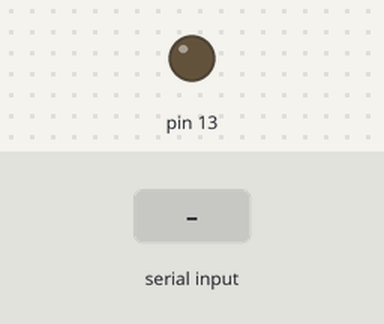
This sketch was run on a simulated Arduino Uno, built with avr-gcc and run on an emulated ATmega328P. Parts: output pins drawn as LEDs (lit = HIGH). Inputs (shaded band) come from the test bench.

Above: at 1.2 s.
1.3 s: "1" received over Serial
At 1.7 s:
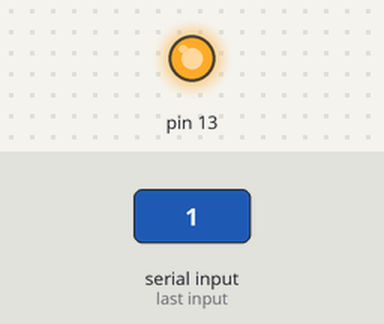
Timing chart, 0 to 4.3 s (numbered marks = the images above; inputs shaded):
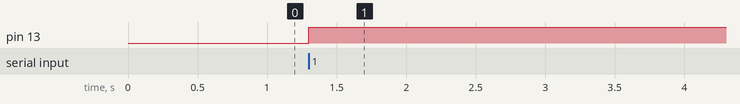

The sketch:

sketch_mar28a-blouthoo.ino
```cpp
int estado=0;

void setup(){
  Serial.begin(9600);
  pinMode(13,OUTPUT);
}

void loop(){
 if(Serial.available()>0){
 estado = Serial.read();
 }
  if (estado =='1'){
   digitalWrite(13,HIGH);
  }
if(estado=='2'){
   digitalWrite(13,LOW);
  }
  char X = Serial.read();
  if(X=='a')
    digitalWrite(13,HIGH);
  if(X=='b')
    digitalWrite(13,LOW);
}
```

Measured:
- after the input at 1.3 s, pin 13: LOW → HIGH at once
